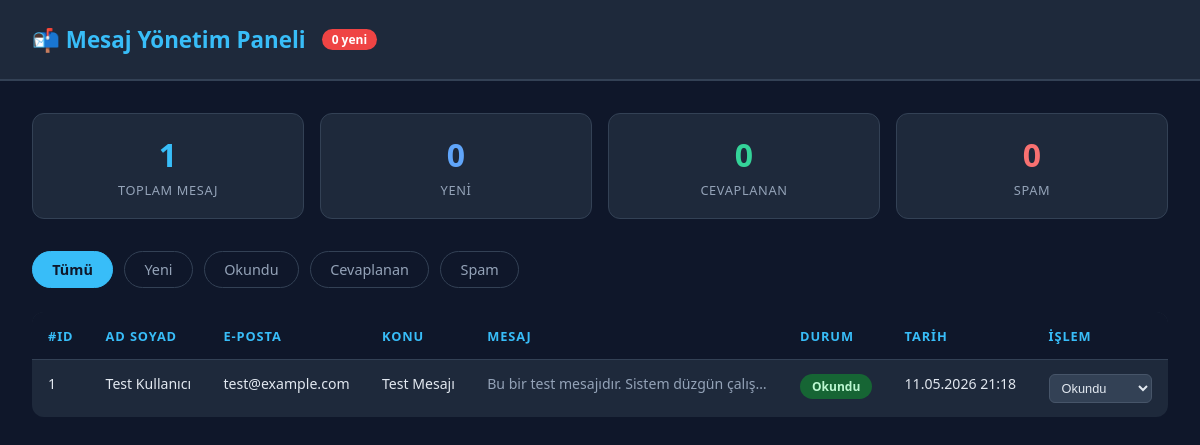
The app's page /admin.php with its own data.
### tables this page shows
CREATE TABLE IF NOT EXISTS mesajlar (
    id            INT AUTO_INCREMENT PRIMARY KEY,
    ad_soyad      VARCHAR(100)  NOT NULL,
    email         VARCHAR(150)  NOT NULL,
    telefon       VARCHAR(20)   DEFAULT NULL,
    konu          VARCHAR(100)  NOT NULL,
    mesaj         TEXT          NOT NULL,
    dosya_adi     VARCHAR(255)  DEFAULT NULL,   
    ip_adresi     VARCHAR(45)   DEFAULT NULL,   
    durum         ENUM('yeni','okundu','cevaplandi','spam') DEFAULT 'yeni',
    tarih         DATETIME      DEFAULT CURRENT_TIMESTAMP,
    guncelleme    DATETIME      ON UPDATE CURRENT_TIMESTAMP
);

### admin.php (the view, shortened to what this page needs)
<?php
require_once 'includes/baglan.php';
$sayfa_basi = 10;
$sayfa      = max(1, (int)($_GET['sayfa'] ?? 1));
$offset     = ($sayfa - 1) * $sayfa_basi;
$filtre  = $_GET['durum'] ?? 'hepsi';
$where = $filtre !== 'hepsi' ? 'WHERE durum = :durum' : '';
$params = $filtre !== 'hepsi' ? [':durum' => $filtre] : [];
$toplam_stmt = $pdo->prepare("SELECT COUNT(*) FROM mesajlar $where");
$toplam_stmt->execute($params);
$toplam_kayit = $toplam_stmt->fetchColumn();
$sql  = "SELECT * FROM mesajlar $where ORDER BY tarih DESC LIMIT :limit OFFSET :offset";
$stmt = $pdo->prepare($sql);
$stmt->bindValue(':limit',  $sayfa_basi, PDO::PARAM_INT);
$stmt->bindValue(':offset', $offset,     PDO::PARAM_INT);
$stmt->execute();
$mesajlar = $stmt->fetchAll();
$istat = $pdo->query("
    SELECT durum, COUNT(*) AS adet FROM mesajlar GROUP BY durum
")->fetchAll(PDO::FETCH_KEY_PAIR);
?>
<!DOCTYPE html>
<html lang="tr">
<head>
</head>
<body>
<div class="header">
  <h1>📬 Mesaj Yönetim Paneli</h1>
  <span class="badge"><?= $istat['yeni'] ?? 0 ?> yeni</span>
</div>
<div class="container">
  <div class="istat-grid">
    <div class="istat-kart"><div class="sayi"><?= $toplam_kayit ?></div><div class="etiket">Toplam Mesaj</div></div>
    <div class="istat-kart"><div class="sayi" style="color:#60a5fa"><?= $istat['yeni'] ?? 0 ?></div><div class="etiket">Yeni</div></div>
    <div class="istat-kart"><div class="sayi" style="color:#34d399"><?= $istat['cevaplandi'] ?? 0 ?></div><div class="etiket">Cevaplanan</div></div>
    <div class="istat-kart"><div class="sayi" style="color:#f87171"><?= $istat['spam'] ?? 0 ?></div><div class="etiket">Spam</div></div>
  </div>
  <div class="filtreler">
    <?php foreach (['hepsi'=>'Tümü','yeni'=>'Yeni','okundu'=>'Okundu','cevaplandi'=>'Cevaplanan','spam'=>'Spam'] as $d => $l): ?>
      <a href="?durum=<?= $d ?>" class="<?= $filtre===$d?'aktif':'' ?>"><?= $l ?></a>
    <?php endforeach; ?>
  </div>
  <table>
    <thead>
      <tr>
        <th>#ID</th><th>Ad Soyad</th><th>E-posta</th><th>Konu</th>
        <th>Mesaj</th><th>Durum</th><th>Tarih</th><th>İşlem</th>
      </tr>
    </thead>
    <tbody>
    <?php if (empty($mesajlar)): ?>
      <tr><td colspan="8" style="text-align:center;color:#64748b;padding:3rem">Kayıt bulunamadı.</td></tr>
    <?php else: foreach ($mesajlar as $m): ?>
      <tr>
        <td><?= $m['id'] ?></td>
        <td><?= htmlspecialchars($m['ad_soyad']) ?></td>
        <td><?= htmlspecialchars($m['email']) ?></td>
        <td><?= htmlspecialchars($m['konu']) ?></td>
        <td><div class="mesaj-text" title="<?= htmlspecialchars($m['mesaj']) ?>"><?= htmlspecialchars($m['mesaj']) ?></div></td>
        <td><span class="durum <?= $m['durum'] ?>"><?= ucfirst($m['durum']) ?></span></td>
        <td><?= date('d.m.Y H:i', strtotime($m['tarih'])) ?></td>
        <td>
          <form class="inline" method="POST">
            <select name="yeni_durum" class="guncelle" onchange="this.form.submit()">
              <?php foreach (['yeni','okundu','cevaplandi','spam'] as $d): ?>
                <option value="<?= $d ?>" <?= $m['durum']===$d?'selected':'' ?>><?= ucfirst($d) ?></option>
              <?php endforeach; ?>
            </select>
          </form>
        </td>
      </tr>
    <?php endforeach; endif; ?>
    </tbody>
  </table>
</div>
</body>
</html>

### admin.php (style rules this page uses)
* { box-sizing: border-box; margin: 0; padding: 0; }
body { font-family: 'Segoe UI', sans-serif; background: #0f172a; color: #e2e8f0; min-height: 100vh; }
.header { background: #1e293b; padding: 1.5rem 2rem; border-bottom: 2px solid #334155; display: flex; align-items: center; gap: 1rem; }
.header h1 { font-size: 1.4rem; color: #38bdf8; }
.badge { background: #ef4444; color: #fff; border-radius: 9999px; padding: 2px 10px; font-size: .75rem; font-weight: 700; }
.container { max-width: 1200px; margin: 0 auto; padding: 2rem; }
.istat-grid { display: grid; grid-template-columns: repeat(4,1fr); gap: 1rem; margin-bottom: 2rem; }
.istat-kart { background: #1e293b; border-radius: 12px; padding: 1.2rem; text-align: center; border: 1px solid #334155; }
.istat-kart .sayi { font-size: 2rem; font-weight: 800; color: #38bdf8; }
.istat-kart .etiket { font-size: .8rem; color: #94a3b8; margin-top: .3rem; text-transform: uppercase; letter-spacing: .05em; }
.filtreler { display: flex; gap: .7rem; margin-bottom: 1.5rem; flex-wrap: wrap; }
.filtreler a { padding: .5rem 1.2rem; border-radius: 9999px; border: 1px solid #334155; color: #94a3b8; text-decoration: none; font-size: .9rem; transition: all .2s; }
.filtreler a.aktif, .filtreler a:hover { background: #38bdf8; color: #0f172a; border-color: #38bdf8; font-weight: 600; }
table { width: 100%; border-collapse: collapse; background: #1e293b; border-radius: 12px; overflow: hidden; }
th { background: #0f172a; color: #38bdf8; padding: .9rem 1rem; text-align: left; font-size: .8rem; text-transform: uppercase; letter-spacing: .07em; }
td { padding: .9rem 1rem; border-top: 1px solid #334155; font-size: .88rem; vertical-align: top; }
.durum { display: inline-block; padding: .25rem .75rem; border-radius: 9999px; font-size: .75rem; font-weight: 700; }
.durum.okundu { background: #166534; color: #bbf7d0; }
select.guncelle { background: #334155; border: 1px solid #475569; color: #e2e8f0; border-radius: 6px; padding: .3rem .5rem; font-size: .8rem; cursor: pointer; }
.mesaj-text { max-width: 280px; overflow: hidden; text-overflow: ellipsis; white-space: nowrap; color: #94a3b8; }
form.inline { display:inline; }

### records on screen
mesajlar: id "1", ad_soyad "Test Kullanıcı", email "test@example.com", konu "Test Mesajı", mesaj "Bu bir test mesajıdır. Sistem düzgün çalış…", durum "Okundu", tarih "11.05.2026 21:18", yeni_durum "Okundu"

### other values on screen
$istat['yeni'] "0"
$toplam_kayit "1"
$istat['cevaplandi'] "0"
$istat['spam'] "0"
$l "Tümü"
$l "Yeni"
$l "Okundu"
$l "Cevaplanan"
$l "Spam"
